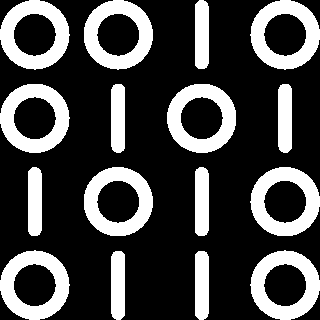
#> input picture 2022/OpenCV4 tutorial/16 connected component/binary-icon-30.bmp, 320 x 320 px
$ python ConnectedComponents.py
#> lines starting #> are read from the running program, lines starting #| are printed output that depends on the picture; after the words box and inside, x2 and y2 are one past the last pixel; in counts of white or black regions, pixels touching at a corner belong together
import cv2 as cv
import numpy as np

def main():
    src = cv.imread("binary-icon-30.bmp", cv.IMREAD_GRAYSCALE)
#> src: shape (320, 320); 27.7% white; 16 white regions, largest, box (x1, y1, x2, y2) and area: (0, 0, 70, 70) 2429, (250, 0, 320, 70) 2429, (167, 84, 236, 153) 2429
    (retval, labels, stats, centroids) = cv.connectedComponentsWithStats(src)
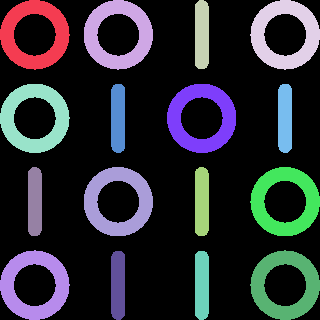
#> labels: shape (320, 320) int32; 17 distinct labels, from 0 to 16; one colour per label, 0 black
#> retval = 17; stats = 17 rows, first 6: [0, 0, 320, 320, 74053], [0, 0, 70, 70, 2429], [84, 0, 69, 70, 2428], [195, 0, 14, 69, 927], [250, 0, 70, 70, 2429], [0, 84, 70, 69, 2428]; centroids = 17 rows, first 8: [160.3, 162], [34.26, 34.26], [117.8, 34.28], [201.5, 34.24], [284.7, 34.26], [34.28, 117.8], [117.5, 117.8], [201.2, 117.8]

    bg = np.ones(labels.shape, dtype=np.uint8) * 255
    (rows, cols) = bg.shape
#> rows = 320; cols = 320
    (r, c) = stats.shape
#> r = 17; c = 5
    for i in range(0, rows):
        for j in range(0, cols):
            if labels[i][j] == 0:
                bg[i][j] = 0
    bg = cv.cvtColor(bg, cv.COLOR_GRAY2BGR)
#> bg is the input picture: shape (320, 320, 3); 27.7% white; 16 white regions, largest, box (x1, y1, x2, y2) and area: (0, 0, 70, 70) 2429, (250, 0, 320, 70) 2429, (167, 84, 236, 153) 2429


    _labels = np.array(labels, dtype=np.uint8)
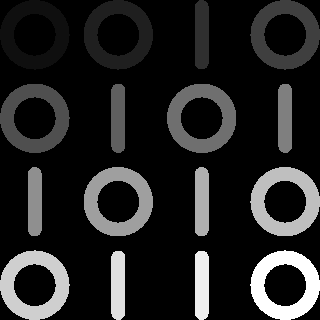
#> _labels: shape (320, 320); min 0, max 16, mean 2.26; drawn with min black and max white
    dst = cv.applyColorMap(_labels ** 2, cv.COLORMAP_HSV)
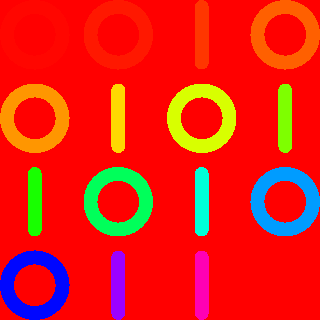
#> dst: shape (320, 320, 3); mean B, G, R 20.1, 31.9, 229.5
    dst = cv.bitwise_and(dst, bg)
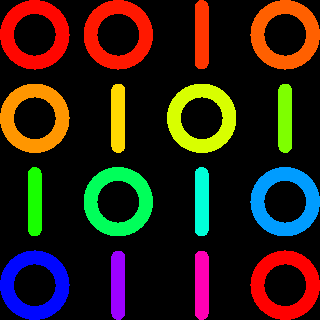
#> dst: shape (320, 320, 3); mean B, G, R 20.1, 31.9, 45.1

    for i in range(1, r):
        (x, y, w, h) = (stats[i][0], stats[i][1],stats[i][2],stats[i][3])
        cv.rectangle(dst, [x, y, w, h], [255, 255, 255], 2) # 线宽2
#> this loop made 16 passes
#> (x, y, w, h) on passes 1 to 12: (0, 0, 70, 70), (84, 0, 69, 70), (195, 0, 14, 69), (250, 0, 70, 70), (0, 84, 70, 69), (111, 84, 14, 69), (167, 84, 69, 69), (278, 84, 14, 69), (28, 167, 14, 69), (84, 167, 69, 69), (195, 167, 14, 69), (250, 167, 70, 69)
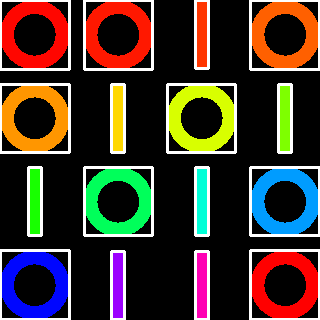
#> dst: shape (320, 320, 3); 9.71% of pixels changed, all inside (x1, y1, x2, y2) = (0, 0, 320, 320)

    cv.imshow("", dst)
    cv.waitKey()

if __name__ == '__main__':
    main()
